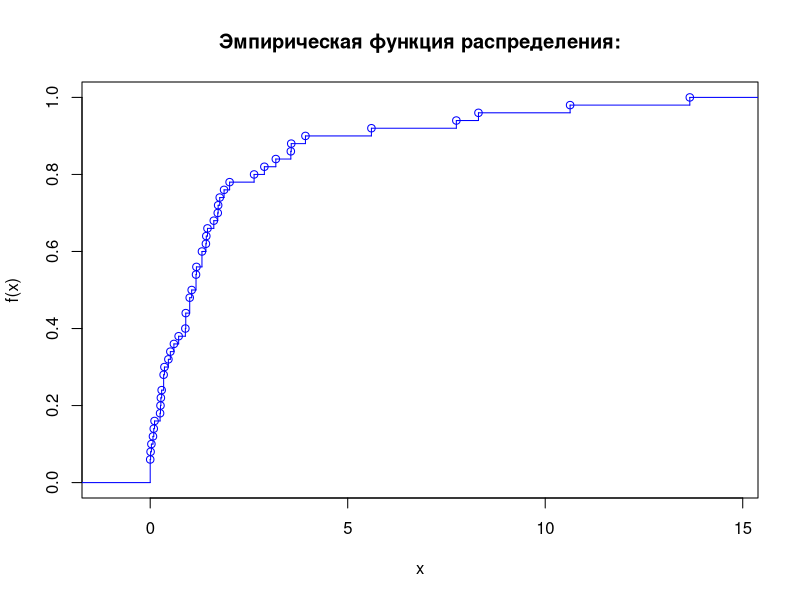
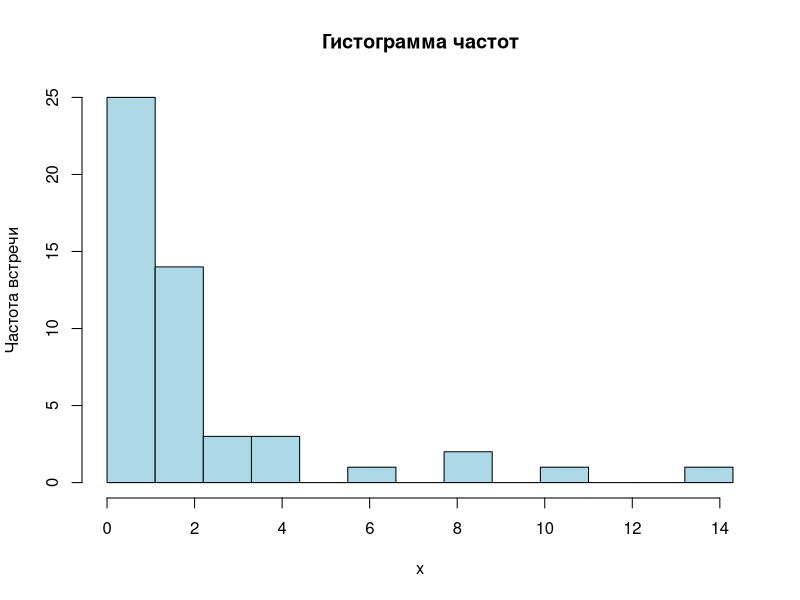
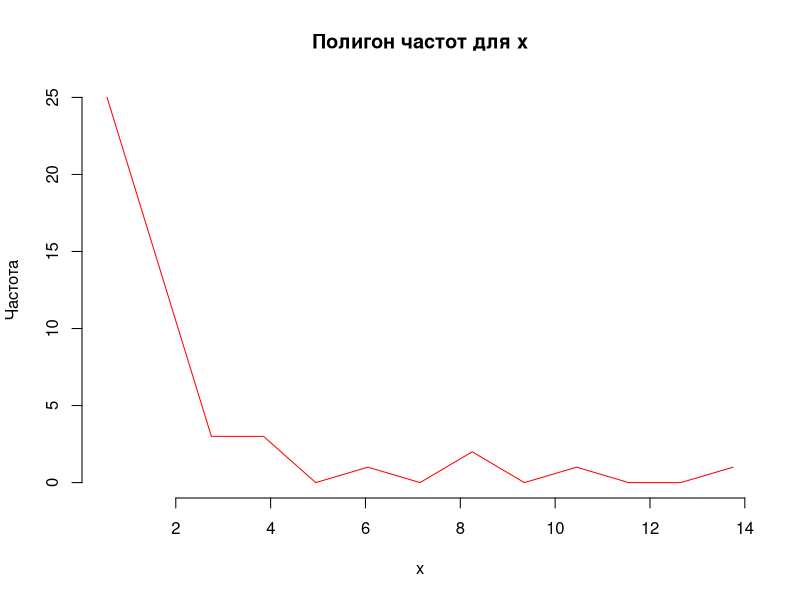

These charts were generated, in order, by the following R code: (Note: this script raises an error after producing the figures.)
library(maxLik)
# шаг, заданный в условии
m_h <- 1.10

# число элементов в выборке
m_n <- 50

# левая граница промежутка попадания
m_c <- 1.43

# правая граница промежутка попадания
m_d <- 3.13

m_alpha2 <- 0.05
m_lambda0 <- 0.36
m_lambda1 <- 0.21

# функция для нахождения эмпирической функции
empirical.function <- function(x, t)
{
  z <- x[x < t]
  length(z) / length(x)
}

# ------------------------------ begin ----------------------------------------
print("Part2")

# моя выборка из задания
m_selection <- scan("input_part2.txt")
print("Исходные данные:")
print(m_selection)
print("-------------------------------------------------------")

# ----- a -----

# вариационный ряд
selection.sorted <- sort(m_selection)
print("Вариационный ряд:")
print(selection.sorted)
print("-------------------------------------------------------")

# содержит в себе уникальные аргументы выборки
selection.unique.x <- unique(selection.sorted)

# значения эмпирической функции распределения в каждом уникальном аргументе выборки
selection.unique.y <- 0

for(i in 1:length(selection.unique.x))
{
  selection.unique.y[i] <- empirical.function(m_selection, selection.unique.x[i])
  selection.unique.y[length(selection.unique.x) + 1] <- 1
}

# построение ступенчатого вида эмпирической функции распределения
selection.empirical.function <- stepfun(selection.unique.x, selection.unique.y)
plot(selection.empirical.function, col="blue", verticals = TRUE, main = "Эмпирическая функция распределения:")

# верхняя граница (целые числа, не меньшие соответсвующих чисел в переданом векторе, в данном случае вектор состоит из 1 элемента)
# в качестве верхней границы берем верхнюю границу группы с максимальным в выборке значением
upper.bound <- ceiling(max(m_selection))

# вектор границ для гисограммы
# заполняем первый элемент вручную
k <- 0;
for(i in 2:(upper.bound))
{
  k[i] <- k[i-1] + m_h
}

h <- hist(m_selection,
          col="lightblue",
          main = "Гистограмма частот",
          xlab = "x",
          ylab = "Частота встречи",
          breaks = k,
          right = FALSE)

plot(h$counts ~ h$mids,
     col="red",
     type="l",
     bty="n",
     main="Полигон частот для x",
     xlab="x",
     ylab="Частота")

# ----- b -----
print("Выборочное среднее (Математическое ожидание):")
selection.mean <- sum(m_selection) / length(m_selection)
print(selection.mean)
print("-------------------------------------------------------")

print("Несмещенная Выборочная Дисперсия:")
s2 <- (1/(length(m_selection) - 1)*sum((m_selection - selection.mean)^2))
print(s2)
print("-------------------------------------------------------")

print("Выборочная медиана:")
median <- sort(m_selection)[trunc(length(m_selection)*1/2+1)]
print(median)
print("-------------------------------------------------------")

print("Выборочная ассиметрия:")
assymetry <- (1/length(m_selection)) * sum((m_selection - selection.mean)^3) / s2^(3/2)
print(assymetry)
print("-------------------------------------------------------")

print("Выборочный эксцесс:")
exc <- ((1/length(m_selection)) * sum((m_selection - selection.mean)^4) / s2^2) - 3
print(exc)
print("-------------------------------------------------------")

print("Вероятность попадания в промежуток [с; d]:")
print("c:")
print(m_c)
print("d:")
print(m_d)
p <- empirical.function(m_selection, m_c) - empirical.function(m_selection, m_d)
print("p:")
print(p)
print("-------------------------------------------------------")

# ----- c -----
print("Оценка максимального правдоподобия:")
log.lik <- function(theta)
{
  sum(log(theta) - theta * m_selection)
}
grad.lik <- function(theta)
{
  sum(1/theta - m_selection)
}
hess.lik <- function(theta)
{
  -100/theta^2
}
a <- maxNR(log.lik, grad.lik, hess.lik, start = 1)
#print(summary(a))
print("a$estimate:")
print(a$estimate)
print("a$gradient:")
print(a$gradient)
print("-------------------------------------------------------")

# ----- d -----
print("Асимптотический доверительный интервал, уровня значимости alpha2")
# ОМП +- (x.alpha/sqrt(n*I(ОМП)))
print("alpha2:")
print(m_alpha2)
print("Интервал T:")
omp <- a$estimate
x.alpha <- qnorm(1 - m_alpha2/2)
I = omp^2
d <- x.alpha / sqrt(length(m_selection) * I)
T <- array(dim = 2)
T[1] <- selection.mean - d
T[2] <- selection.mean + d
print(T)
print("-------------------------------------------------------")

# ----- e -----
print("Критерий значимости проверки простой гипотезы с использованием теоремы Колмогорова:")
#a0 <- selection.mean
#s0 <- s2
#x <- m_selection
#n <- length(m_selection)

# скрипт из методички с изменением распределения
#v1 <- sort(x)
#v2 <- c(0:(n-1))/n
#v3 <- c(1:n)/n
#v4 <- abs(pexp(v1, a0, s0) - v2)
#v5 <- abs(pexp(v1, a0, s0) - v3)
#D <- max(v4, v5)
#print("D:")
#print(D)

# проверям простую гипотезу H0 согласия с показательным распределением с параметрами lambda0
print("lambda0:")
print(m_lambda0)

# генерируем показательное распределение
#kolm <- rexp(n, m_lambda0)
# проверяем нашу выборку на соответствие сгенерированному выше распределению
#test1 <- ks.test(m_selection, kolm)
#print(test1)

# проверяем нашу выборку на соответствие показательному распределению без явной генерации тестового распределения
test2 <- ks.test(m_selection, "pexp", m_lambda0)
print(test2)

max.value <- test2$p.value
print("max_value (p-value):")
print(max.value)
print("-------------------------------------------------------")

# ----- f -----
# выделяем промежутки ([0; 1.1) [1.1; 2.2)  [2.2; 4.4) [4.4; 8.8) [8.8; +inf) )
# считаем практическое значение
print("nk (значения, которые получились):")
nk <- c(25, 14, 3+3, 0+1+0+2, 0+1+0+0+1)
r <- 5
print(nk)

# считаем теоретическое значение
print("pk (плотность каждого интервала):")
pk <- array(dim = 5)
left.bound <- c(0.0, 1.1, 2.2, 4.4)
right.bound <- c(1.1, 2.2, 4.4, 8.8)
pk <- pexp(right.bound, m_lambda0) - pexp(left.bound, m_lambda0)
pk[5] <- 1 - sum(pk)
print(pk)

print("npk (значения, которые должны были получиться):")
npk <- pk*n
print(npk)

print("test1:")
test1 <- chisq.test(nk, p = pk)
print(test1)

print("xi^2 экспериментальное:")
xi2 <- as.numeric(test1[1]$statistic)
print(xi2)

print("Теоретическое значение на уровне alpha2:")
print("alpha2:")
print(m_alpha2)
print("value:")
kvantil <- qchisq(1 - m_alpha2, 4)
print(kvantil)

if(xi2 > kvantil)
{
  print("Гипотезу H0 нужно отвергнуть")
}else
{
  print("Гипотезу H0 нужно принять")
}

print("maxValue:")
max.value <- 1 - pchisq(xi2, 4)
print(max.value)

print("-------------------------------------------------------")

# ----- g -----
# функция, минимум которой нужно найти
theta <- function(lambda)
{
  pk <- pexp(right.bound, lambda) - pexp(left.bound, lambda)
  pk[5] <- 1 - sum(pk)
  sum(((length(m_selection)*pk - nk)^2)/(length(m_selection)*pk))
}
xm <- nlm(theta, p = mean(selection.sorted))
min.lambda <- xm$estimate
print("Минимальное значение lambda:")
print(min.lambda)


print("pk (что должно было получиться):")
pk <- pexp(right.bound, min.lambda) - pexp(left.bound, min.lambda)
pk[5] <- 1 - sum(pk)
print(pk)

print("test1:")
test1 <- chisq.test(nk, p = pk)
print(test1)

print("xi2 экспериментальное:")
xi2 <- as.numeric(test1[1]$statistic)
print(xi2)


print("Теоретическое значение на уровне alpha2:")
print("alha2:")
print(m_alpha2)
print("value:")
kvantil <- qchisq(1 - m_alpha2, 3)
print(kvantil)

if(xi2 > kvantil)
{
  print("Гипотезу H0 нужно отвергнуть")
}else
{
  print("Гипотезу H0 нужно принять")
}

print("maxValue:")
max.value <- 1 - pchisq(xi2, 3)
print(max.value)
print("-------------------------------------------------------")

# ----- h -----
prod0 = prod(dexp(m_selection, m_lambda0))
prodA = prod(dexp(m_selection, m_lambda1))

print("test1. Для основной гипотезы:")
print("Отношение правдоподобия:")
ratio <- prod0/prodA
print(ratio)
print("Критическое значение:")
critical.value <- qexp(1 - m_alpha2, m_lambda1)
print(critical.value)
if(ratio > critical.value)
{
  print("отклоняем основную гипотезу (X ~ Exp(lambda)) и принимаем альтернативу")
} else
{
  print("принимаем гипотезу X ~ Exp(lambda) на уровне значимости alpha2")
}

print("Меняем гипотезы местами")

print("test2. Для для альтернативной гипотезы:")
print("Отношение правдоподобия:")
ratio <- prodA/prod0
print(ratio)
print("Критическое значение:")
critical.value <- qexp(1 - m_alpha2, m_lambda0)
print(critical.value)

if(ratio > critical.value)
{
  print("отклоняем основную гипотезу (X ~ Exp(lambda)) и принимаем альтернативу")
} else
{
  print("принимаем гипотезу X ~ Exp(lambda) на уровне значимости alpha2")
}
print("-------------------------------------------------------")
